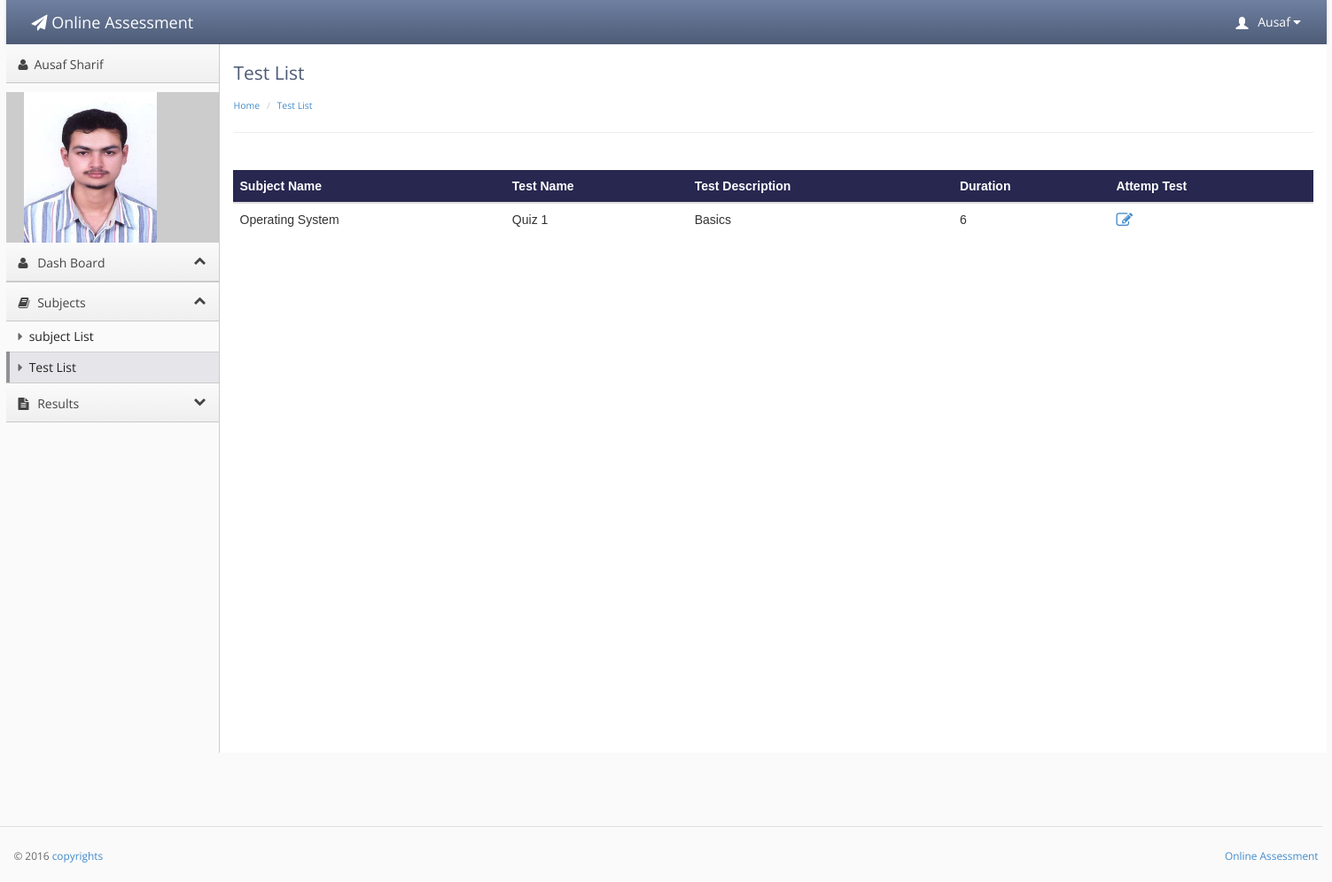
Screenshot of /OAS/student_test_list.php?id=7 (signed in) with the database file from the repository.
### tables this page shows
CREATE TABLE IF NOT EXISTS `student` (
  `student_id` int(20) NOT NULL AUTO_INCREMENT,
  `user` varchar(20) NOT NULL,
  `f_name` varchar(20) NOT NULL,
  `l_name` varchar(20) NOT NULL,
  `password` varchar(20) NOT NULL,
  `email` varchar(30) NOT NULL,
  `contact` varchar(20) NOT NULL,
  `address` varchar(50) NOT NULL,
  `city` varchar(20) NOT NULL,
  `code` varchar(20) NOT NULL,
  `image` varchar(1000) DEFAULT NULL,
  PRIMARY KEY (`student_id`),
  UNIQUE KEY `code` (`code`),
  KEY `user` (`user`)
);

CREATE TABLE IF NOT EXISTS `test` (
  `test_id` int(10) NOT NULL AUTO_INCREMENT,
  `t_name` varchar(20) NOT NULL,
  `t_description` varchar(50) NOT NULL,
  `test_start` timestamp NOT NULL DEFAULT CURRENT_TIMESTAMP ON UPDATE CURRENT_TIMESTAMP,
  `test_end` timestamp NOT NULL DEFAULT '0000-00-00 00:00:00',
  `t_from` timestamp NOT NULL DEFAULT CURRENT_TIMESTAMP,
  `t_to` timestamp NOT NULL DEFAULT '0000-00-00 00:00:00',
  `duration` int(10) NOT NULL,
  `t_code` int(10) NOT NULL,
  `subject_id` int(10) unsigned DEFAULT NULL,
  `status` enum('true','false') NOT NULL DEFAULT 'false',
  PRIMARY KEY (`test_id`),
  UNIQUE KEY `t_code` (`t_code`),
  KEY `subject_id` (`subject_id`)
);

CREATE TABLE IF NOT EXISTS `subject` (
  `subject_id` int(10) unsigned NOT NULL AUTO_INCREMENT,
  `name` varchar(100) NOT NULL,
  `description` varchar(100) NOT NULL,
  PRIMARY KEY (`subject_id`)
);

### OAS/student_test_list.php (the view, shortened to what this page needs)
<!doctype html>
<html lang="en"><head>
    <link rel="stylesheet" type="text/css" href="lib/bootstrap/css/bootstrap.css">
    <link rel="stylesheet" href="lib/font-awesome/css/font-awesome.css">
    <link rel="stylesheet" type="text/css" href="stylesheets/theme.css">
    <link rel="stylesheet" type="text/css" href="stylesheets/premium.css">
</head>
<body class=" theme-blue">
<div style="width:100%; height:auto;">
<div style="width:1490px; margin-left:auto; margin-right:auto; ">
    <div class="navbar navbar-default" role="navigation">
        <div class="navbar-header">
            <a class="" href="index.html"><span class="navbar-brand"><span class="fa fa-paper-plane"></span> Online Assessment</span></a></div>
           <?php
  if(isset($_SESSION['user']))
  {
  $id =$_SESSION['user'];
 $result = mysql_query("select * from student
WHERE student.user = '$id'");
while($row = mysql_fetch_array($result))
{
$image = "images/".$row['image'];
?>
        <div class="navbar-collapse collapse" style="height: 1px;">
          <ul id="main-menu" class="nav navbar-nav navbar-right">
            <li class="dropdown hidden-xs">
                <a href="#" class="dropdown-toggle" data-toggle="dropdown">
                    <span class="glyphicon glyphicon-user padding-right-small" style="position:relative;top: 3px;"></span>
                     <?php echo $row['f_name'];?>
                    <i class="fa fa-caret-down"></i>
                </a>
            </li>
          </ul>
        </div>
      </div>
    </div>
</div></div>
<div style="width:100%; height:auto;">
<div style="width:1490px; margin-left:auto; margin-right:auto; ">
   <div class="sidebar-nav">
   <ul>
    <li><a href="" class="nav-header" data-toggle="collapse"><i class="fa fa-fw fa-user"></i><?php echo $row['f_name'];?>&nbsp<?php echo $row['l_name'];?>  </a></li>
    <li style="width:100%; margin-top:10px; background:#cccccc;  height:170px;">
    <div style="width:150px; height:170px; margin-left:20px; margin-top:10px; background-color:#333333;"><img src="<?php echo $image;?>" width="100%" height="100%"></div>
    </li>
    <?php }}?>
     <li><a href="student_main.php" data-target=".dashboard-menu" class="nav-header" data-toggle="collapse"><i class="fa fa-fw fa-user"></i> Dash Board<i class="fa fa-collapse"></i></a></li>
    <li><ul class="dashboard-menu nav nav-list collapse in ">
    </ul></li>
    <li><a href="#" data-target=".dashboard-menu" class="nav-header" data-toggle="collapse"><i class="fa fa-fw fa-book"></i> Subjects<i class="fa fa-collapse"></i></a></li>
    <li><ul class="dashboard-menu nav nav-list collapse in ">
           <li ><a href="student_subject_list.php"><span class="fa fa-caret-right"></span> subject List</a></li>
            <li class="active"><a href="student_test_list.php"><span class="fa fa-caret-right"></span> Test List</a></li>
    </ul></li>
     <li><a href="#" data-target=".legal-men" class="nav-header collapsed" data-toggle="collapse"><i class="fa fa-fw fa-file-text"></i> Results<i class="fa fa-collapse"></i></a></li>
    </div>
    <div class="content">
        <div class="header">
            <h1 class="page-title">Test List</h1>
                    <ul class="breadcrumb">
            <li><a href="student_main.php">Home</a> </li>
             <li><a href="">Test List</a> </li>
        </ul>
        </div>
        <div class="main-content">
<table class="table">
  <thead>
   <tr style="background-color:#272750; color:#FFFFFF;">
    <th>Subject Name</th>
       <th>Test Name</th>
       <th>Test Description</th>
        <th>Duration</th>
            <th>Attemp Test</th>
    </tr>
  </thead>
  <tbody>
    <tr>
             <?php
if(isset($_GET['id']) && ($_SESSION['user'])){
$id = $_GET['id'];
$result = mysql_query(" SELECT test.*,subject.*FROM test
INNER JOIN subject ON subject.subject_id=test.subject_id
WHERE subject.subject_id = '$id'
");
while($row = mysql_fetch_array($result)){
	?>
		 <td><?php echo $row['name'];?></td>
      <td><?php echo $row['t_name'];?></td>
      <td><?php echo $row['t_description'];?></td>
     <td><?php echo $row['duration'];?></td>
       <td>
            <a  href="test_codee.php?name=<?php echo $row['test_id'];?>"<i class="fa fa-pencil-square-o fa-lg" aria-hidden="true"></i></a>
      </td>
    </tr>
   <?php }} ?>
  </tbody>
</table>
  </div>
    </div>
             <footer>
                <hr style="width:1500px">
                <p class="pull-right"><a href="" target=""> Online Assessment</a></p>
                <p>© 2016 <a href="" target="">copyrights</a></p>
            </footer>
</div>
</body></html>

### OAS/stylesheets/theme.css (style rules this page uses)
body { background: #fafafa; background-position: initial initial; background-repeat: initial initial; margin: 0px; padding: 0px; }
body, h1, h2, h3, h4, h5, h6, p, a, .h1, .h2, .h3, .h4, .h5, .h6 { font-family: 'Open Sans', helvetica, arial, sans-serif; }
h1 { color: #4d5b76; font-size: 3em; }
hr { border-top: 1px solid #ddd; border-bottom: 1px solid #fff; }
.padding-right-small { padding-right: .5em; }
.navbar-collapse { position: relative; z-index: 9999; }
.navbar { -webkit-box-shadow: 0px 0px 3px #cccccc; -moz-box-shadow: 0px 0px 3px #cccccc; box-shadow: 0px 0px 3px #cccccc; padding: 0em 1em; margin: 0px; -webkit-border-radius: 0px; -moz-border-radius: 0px; border-radius: 0px; -moz-background-clip: padding; -webkit-background-clip: padding-box; background-clip: padding-box; border: 0px; border-bottom: none; }
.navbar .nav > li > a { color: #fff; text-shadow: none; }
.content { position: relative; min-height: 800px; background: #fff; margin-left: 240px; border-left: 1px solid #cccccc; padding: 15px 15px 0px 15px; }
.header { background: #fff; border-bottom: 1px solid #cccccc; border-bottom: 1px solid #eee; border-left: 1px solid #ffffff; padding: .5em 0em 1em 0em; margin: 0px 0em 2em 0em; }
.header h1 { margin: 0em 0em .5em 0em; padding: 0em; line-height: 1em; font-size: 1.5em; font-weight: normal; }
.breadcrumb { -webkit-box-shadow: none; -moz-box-shadow: none; box-shadow: none; -webkit-border-radius: 0px; -moz-border-radius: 0px; border-radius: 0px; -moz-background-clip: padding; -webkit-background-clip: padding-box; background-clip: padding-box; background: #fff; margin-bottom: .5em; margin-bottom: 0em; padding-left: 0em; padding-right: 0em; font-size: .75em; }
footer { padding: 1em; margin-top: 4em; color: #666; font-size: .85em; line-height: 1.3em; margin: 4em -3px 0em -3px; }
footer hr { margin: 2em -2em; }
.sidebar-nav { width: 240px; position: absolute; float: left; border-top: none; border-left: none; margin: 0em; }
.sidebar-nav ul { list-style: none; padding-left: 0px; }
.sidebar-nav li a .fa-caret-right { color: #666; padding-right: .25em; }
.sidebar-nav .nav-header { border-top: 1px solid #fcfcfc; border-bottom: 1px solid #c8c8cb; background: #efeff0; background: -webkit-gradient(linear, left bottom, left top, color-stop(0, #efeff0), color-stop(1, #fafafa)); background: -ms-linear-gradient(bottom, #efeff0, #fafafa); background: -moz-linear-gradient(center bottom, #efeff0 0%, #fafafa 100%); background: -o-linear-gradient(bottom, #efeff0, #fafafa); filter: progid:dximagetransform.microsoft.gradient(startColorStr='#e3e3e3', EndColorStr='#ffffff'); -ms-filter: "progid:DXImageTransform.Microsoft.gradient(startColorStr='#fafafa',EndColorStr='#efeff0')"; border-left: none; color: #444; display: block; font-weight: normal; font-size: 1em; line-height: 2.5em; padding: .25em .25em .25em 1em; margin-bottom: 0px; text-shadow: none; text-transform: none; }
.sidebar-nav .nav-header.collapsed .fa-collapse::before { content: "\f078"; }
.sidebar-nav .nav-header .fa-collapse::before { content: "\f077"; }
.sidebar-nav .nav-header .fa-collapse, .sidebar-nav .nav-header .fa-collapse { float: right; }
.sidebar-nav .nav-header i[class*="fa-"] { line-height: 2.25em; padding-right: .75em; }
.sidebar-nav .nav-list { margin: 0px; border: 0px; background: #fafafa; }
.sidebar-nav .nav-list > .active > a, .sidebar-nav .nav-list > .active > a:hover { text-shadow: none; background: #e5e5ea; border-top: 1px solid #d0d0d6; border-bottom: 1px solid #d0d0d6; }
.sidebar-nav .nav-list li:last-child.active a { border-bottom: 0px; }
.sidebar-nav .nav-list > .active { overflow: hidden; border-left: 4px solid #909096; }
.sidebar-nav .nav-list > .active a { margin-left: -4px; }
.sidebar-nav .nav-list > li > a { color: #222; padding: .5em 1em; }
.sidebar-nav .nav-list.collapse.in { border-bottom: 1px solid #ccc; }
.theme-blue .navbar { background: #4d5b76; background: -webkit-gradient(linear, left bottom, left top, color-stop(0, #4d5b76), color-stop(1, #6f80a1)); background: -ms-linear-gradient(bottom, #4d5b76, #6f80a1); background: -moz-linear-gradient(center bottom, #4d5b76 0%, #6f80a1 100%); background: -o-linear-gradient(bottom, #4d5b76, #6f80a1); filter: progid:dximagetransform.microsoft.gradient(startColorStr='#e3e3e3', EndColorStr='#ffffff'); -ms-filter: "progid:DXImageTransform.Microsoft.gradient(startColorStr='#6f80a1',EndColorStr='#4d5b76')"; }

### rows the page displays
student: f_name "Ausaf", l_name "Sharif", image (picture)
test: subject.name "Operating System", t_name "Quiz 1", t_description "Basics", duration "6"
